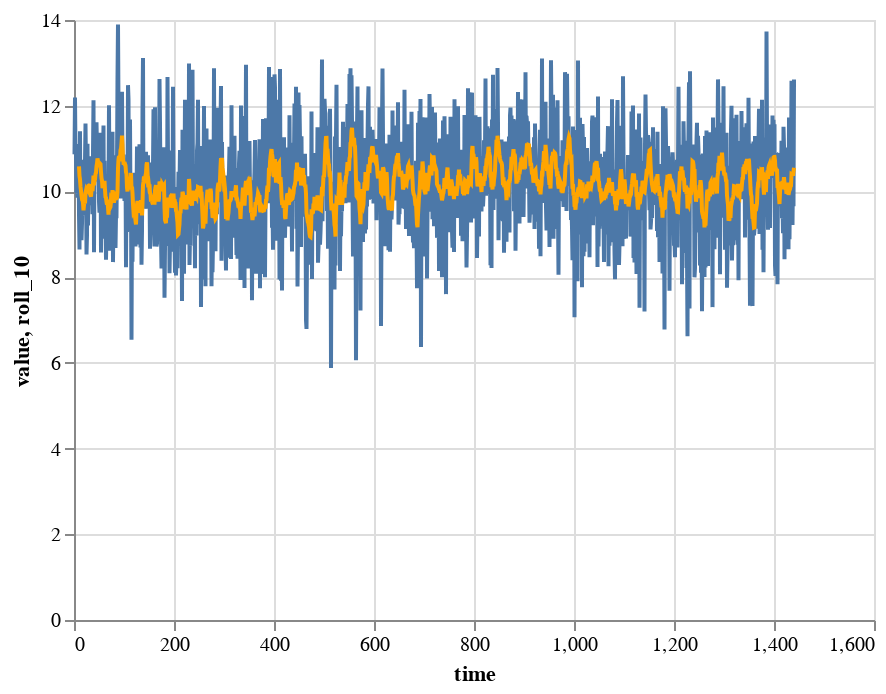

Here is the notebook cell this chart was saved with:
### Code cell
alt.Chart(ts_df).mark_line().encode(x='time:Q',y='value:Q') + alt.Chart(ts_df).mark_line(color='orange').encode(x='time:Q',y='roll_10:Q') #+ alt.Chart(ts_df).mark_line(color='red').encode(x='time:Q',y='roll_20:Q')

### Figure 1 — Vega-Lite specification as saved in the notebook (floating-point values rounded to 4 significant figures; data arrays with more than 128 entries replaced by an {"elided": "..."} marker saying what was removed)
{"config": {"view": {"continuousWidth": 400, "continuousHeight": 300}}, "layer": [{"mark": "line", "encoding": {"x": {"type": "quantitative", "field": "time"}, "y": {"type": "quantitative", "field": "value"}}}, {"mark": {"type": "line", "color": "orange"}, "encoding": {"x": {"type": "quantitative", "field": "time"}, "y": {"type": "quantitative", "field": "roll_10"}}}], "data": {"name": "data-61db843aebde1e47f0151430b43eea59"}, "$schema": "https://vega.github.io/schema/vega-lite/v4.8.1.json", "datasets": {"data-61db843aebde1e47f0151430b43eea59": {"elided": "1440 records"}}}
